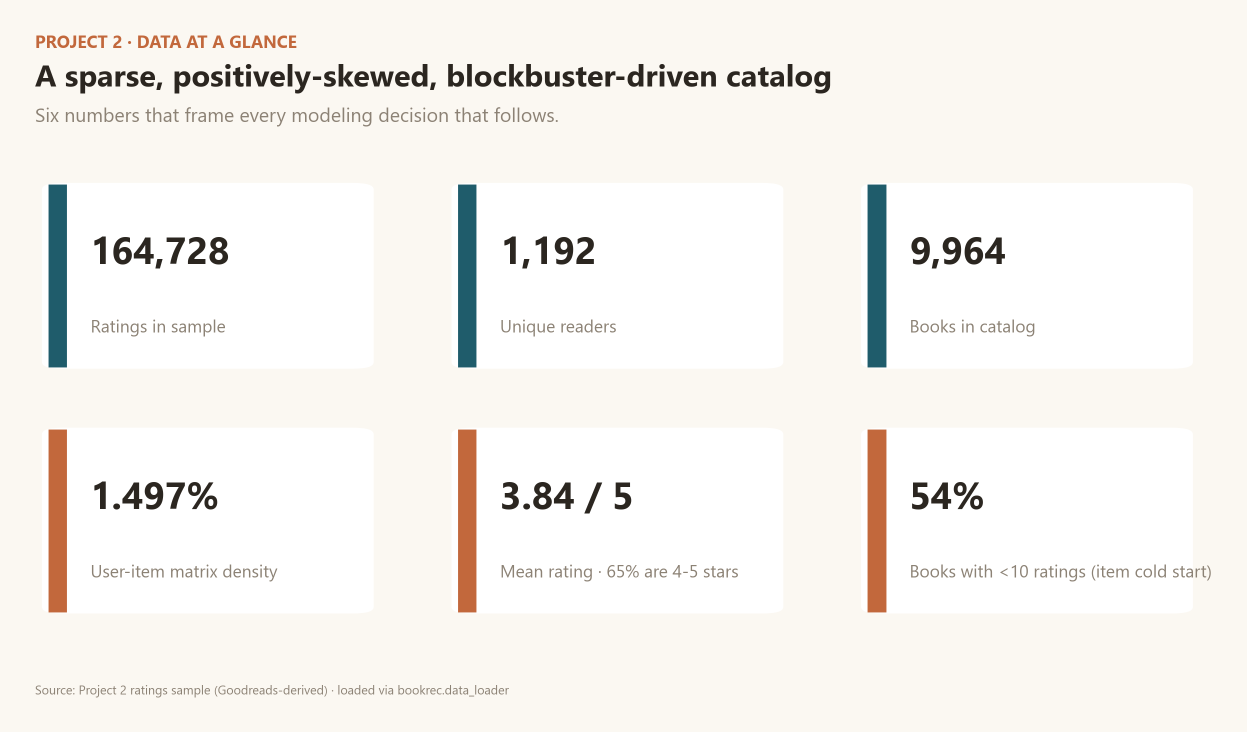
#> input picture archive/deliverable images/exec_01_kpi_scorecard.png, 2493 x 1464 px (shown at 1/2 size)
$ python make_deck_pdf.py
#> lines starting #> are read from the running program, lines starting #| are printed output that depends on the picture
#!/usr/bin/env python3
"""
Render the BookRec Project 2 deck to a PDF — the same MBB-consulting design built
in Figma (navy + single blue accent, action titles, exhibit cards, source/page
footers), embedding the EDA figures from `deliverable images/`.

Output: BookRec_Project2_Deck.pdf  (10 slides, 1920x1080, account-independent)
Run:    C:/Python314/python.exe make_deck_pdf.py
"""
import os
from PIL import Image, ImageDraw, ImageFont

ROOT = os.path.dirname(os.path.abspath(__file__))
IMG = os.path.join(ROOT, "deliverable images")
# Fixed canvas and font paths keep the PDF layout deterministic across machines
# where the Windows Segoe UI fonts are available.
W, H = 1920, 1080
FD = "C:/Windows/Fonts/"

# --- palette (RGB) ---
NAVY=(16,42,67); ACCENT=(47,107,255); ACCENT_LT=(107,158,255); INK=(26,39,51)
MUTED=(92,107,122); HAIR=(212,218,224); WHITE=(255,255,255); SURFACE=(244,247,250)
SOFT=(219,229,242); MUTED_D=(150,168,186)
MOTIF=(20,50,91); RING=(32,75,161)  # precomputed blends over navy

def F(kind, size):
    # Small local font factory: all drawing functions ask for logical styles
    # ("bold", "reg", etc.) instead of repeating font filenames.
    f = {"bold":"segoeuib.ttf","reg":"segoeui.ttf","light":"segoeuil.ttf",
         "sl":"segoeuisl.ttf"}[kind]
    return ImageFont.truetype(FD+f, size)

def tracked(d, x, y, text, font, fill, tr=2):
    """Draw letter-spaced text (for MBB eyebrows)."""
    cx = x
    for ch in text:
        d.text((cx, y), ch, font=font, fill=fill)
        cx += d.textlength(ch, font=font) + tr
    return cx

def wrap_lines(d, text, font, maxw):
    # Pillow does not wrap text for us, so measure candidate lines and break
    # before they exceed the slide's content width.
    words, lines, cur = text.split(" "), [], ""
    for w in words:
        t = (cur+" "+w).strip()
        if d.textlength(t, font=font) <= maxw:
            cur = t
        else:
            if cur: lines.append(cur)
            cur = w
    if cur: lines.append(cur)
    return lines

def block(d, x, y, text, font, fill, maxw, leading):
    for i, ln in enumerate(wrap_lines(d, text, font, maxw)):
        d.text((x, y+i*leading), ln, font=font, fill=fill)
    return y + len(wrap_lines(d, text, font, maxw))*leading

def chrome(d, eyebrow, title, page, src):
    d.rectangle([110,72,136,98], fill=NAVY)
    tracked(d, 150, 74, eyebrow, F("bold",22), ACCENT, 2)
    block(d, 110, 112, title, F("bold",40), NAVY, 1700, 50)
    d.rectangle([110,210,230,215], fill=ACCENT)
    d.rectangle([110,1012,1810,1013], fill=HAIR)
    d.text((110,1026), src, font=F("reg",18), fill=MUTED)
    d.text((1810,1026), "BookRec · Project 2     "+page, font=F("bold",18),
           fill=MUTED, anchor="ra")

def new_slide(bg=WHITE):
    im = Image.new("RGB", (W,H), bg)
    return im, ImageDraw.Draw(im)

slides = []

# ---------- 1. TITLE ----------
im, d = new_slide(NAVY)
#> in new_slide, `im = Image.new("RGB", (W,H), bg)`:
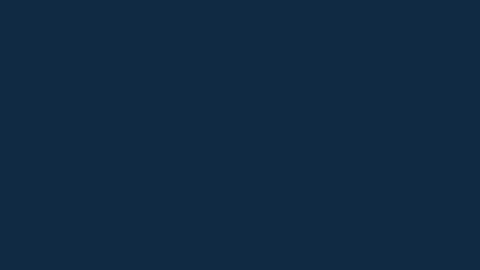
#> im: PIL image 1920x1080 RGB (shown at 1/4 size); mean R, G, B 16, 42, 67
d.ellipse([1290,560,1290+920,560+920], fill=MOTIF)
d.ellipse([1150,360,1150+360,360+360], outline=RING, width=2)
d.rectangle([160,300,190,330], fill=ACCENT)
tracked(d, 206, 302, "OPAN 6604   ·   PROJECT 2", F("bold",24), ACCENT_LT, 2)
d.text((154,344), "BookRec", font=F("bold",150), fill=WHITE)
d.text((164,548), "A Goodreads Book Recommender", font=F("light",52), fill=SOFT)
d.rectangle([164,636,304,642], fill=ACCENT)
block(d, 164, 676,
      "Exploratory data analysis  →  collaborative filtering vs. a popularity "
      "baseline  →  an LLM re-ranking layer that personalizes the Top-N.",
      F("reg",30), MUTED_D, 1160, 44)
d.rectangle([164,936,1304,937], fill=(70,90,115))
d.text((164,958), "Larry   ·   Erika   ·   Gloria", font=F("bold",27), fill=WHITE)
d.text((164,1000), "June 2026", font=F("reg",27), fill=MUTED_D)
slides.append(im)

# ---------- 2. EXECUTIVE SUMMARY ----------
im, d = new_slide()
chrome(d, "EXECUTIVE SUMMARY",
       "A sparse, blockbuster-driven, positively-skewed catalog makes a strong "
       "baseline hard to beat — so we pair collaborative filtering with an AI "
       "re-ranking layer.", "02",
       "Source: Project 2 ratings sample (Goodreads-derived) · 164,728 ratings · "
       "loaded via bookrec.data_loader")
def exec_card(x, y, w, h, num, stat, label, desc):
    d.rounded_rectangle([x,y,x+w,y+h], radius=12, fill=SURFACE, outline=HAIR, width=1)
    d.rounded_rectangle([x+34,y+34,x+88,y+88], radius=10, fill=ACCENT)
    d.text((x+61,y+59), num, font=F("bold",26), fill=WHITE, anchor="mm")
    d.text((x+108,y+30), stat, font=F("bold",44), fill=NAVY)
    d.text((x+110,y+90), label, font=F("bold",21), fill=ACCENT)
    block(d, x+34, y+130, desc, F("reg",21), MUTED, w-68, 29)
X,Wd,GX,Y,Hd,GY = 110,830,40,300,232,28
exec_card(X,Y,Wd,Hd,"1","98.5%","matrix sparsity","1,192 readers × 9,229 books — collaborative filtering must work from very little overlap.")
exec_card(X+Wd+GX,Y,Wd,Hd,"2","6%","top 1% of books","A blockbuster long tail (Gini 0.60). We report catalog coverage, not just accuracy.")
exec_card(X,Y+Hd+GY,Wd,Hd,"3","65%","ratings are 4–5 stars","Mean 3.84/5. RMSE rewards predicting “high,” so a popularity baseline is a serious benchmark.")
exec_card(X+Wd+GX,Y+Hd+GY,Wd,Hd,"4","735","books never rated","Plus 54% with <10 ratings. Cold-start is an item problem; user cold-start is ~0 by construction.")
by = Y+2*Hd+2*GY+10
d.rounded_rectangle([X,by,X+1700,by+134], radius=12, fill=NAVY)
d.rectangle([X,by+12,X+6,by+122], fill=ACCENT)
tracked(d, X+40, by+28, "RECOMMENDED APPROACH", F("bold",20), ACCENT_LT, 2)
block(d, X+40, by+62,
      "UBCF generates candidates · a popularity/bias baseline is the guardrail & "
      "cold-start fallback · an LLM layer adds explainable personalization — "
      "graduate from offline P/R@K to A/B-tested online lift.",
      F("bold",23), WHITE, 1620, 30)
slides.append(im)

# ---------- 3–7. EXHIBITS ----------
EXHIBITS = [
    ("exec_01_kpi_scorecard.png","EXHIBIT 1 · EXPLORATORY DATA ANALYSIS",
     "The dataset is small, dense-by-construction, and highly concentrated.","03"),
    ("exec_02_long_tail.png","EXHIBIT 2 · THE DISCOVERY PROBLEM",
     "A few blockbusters dominate — the top 1% of books capture 6% of all ratings.","04"),
    ("exec_03_rating_skew.png","EXHIBIT 3 · FEEDBACK IS NOT NEUTRAL",
     "65% of ratings are 4–5★, so a popularity baseline is genuinely hard to beat.","05"),
    ("exec_04_cold_start.png","EXHIBIT 4 · COLD-START RISK",
     "The cold-start risk sits on the books, not the readers.","06"),
    ("model_comparison.png","EXHIBIT 5 · MODEL EVALUATION",
     "UBCF wins the Top-N ranking metrics; the baseline wins RMSE — so we optimize for ranking.","07"),
]
EX_SRC = "Source: bookrec/reports · run_eda.py (figures) · held-out evaluation, notebooks (model bake-off)"
for fn, eye, title, page in EXHIBITS:
    # Exhibit slides all share the same chrome and only swap the rendered chart.
    im, d = new_slide()
    chrome(d, eye, title, page, EX_SRC)
    cx,cy,cw,ch = 291,244,1337,752
    d.rounded_rectangle([cx,cy,cx+cw,cy+ch], radius=8, fill=SURFACE, outline=HAIR, width=1)
    chart = Image.open(os.path.join(IMG, fn)).convert("RGB").resize((cw-4,ch-4), Image.LANCZOS)
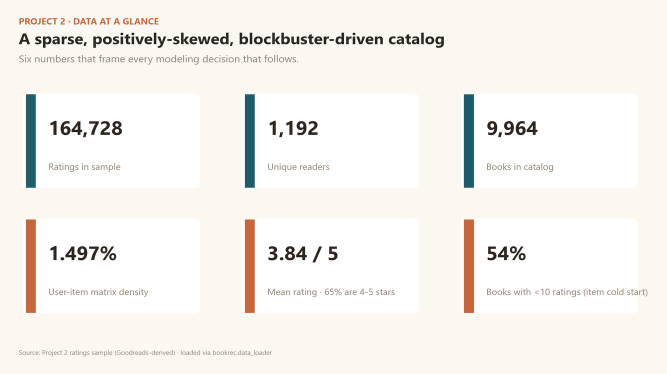
#> chart: PIL image 1333x748 RGB (shown at 1/2 size); mean R, G, B 245.2, 242.8, 238.7
    im.paste(chart, (cx+2, cy+2))
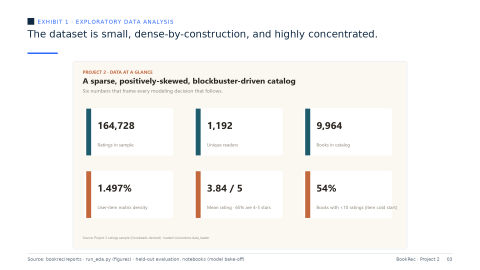
#> im: PIL image 1920x1080 RGB (shown at 1/4 size); mean R, G, B 248.1, 247.3, 245.8
    slides.append(im)
#> pass 2 of the loop `for fn, eye, title, page in EXHIBITS:`:
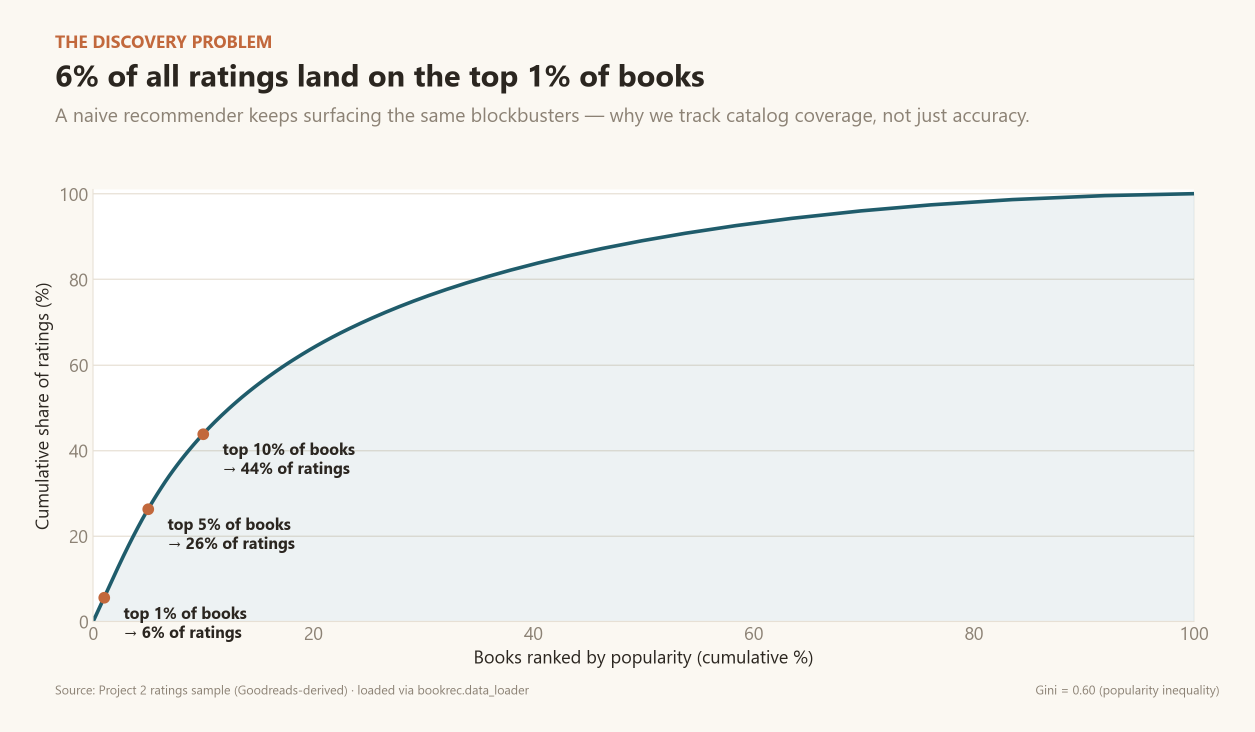
#> input picture archive/deliverable images/exec_02_long_tail.png, 2509 x 1464 px (shown at 1/2 size)
#> `im.paste(chart, (cx+2, cy+2))`:
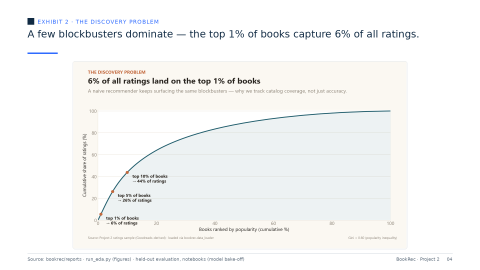
#> im: PIL image 1920x1080 RGB (shown at 1/4 size); mean R, G, B 246.1, 246.7, 245.9
#> pass 3 of the loop `for fn, eye, title, page in EXHIBITS:`:
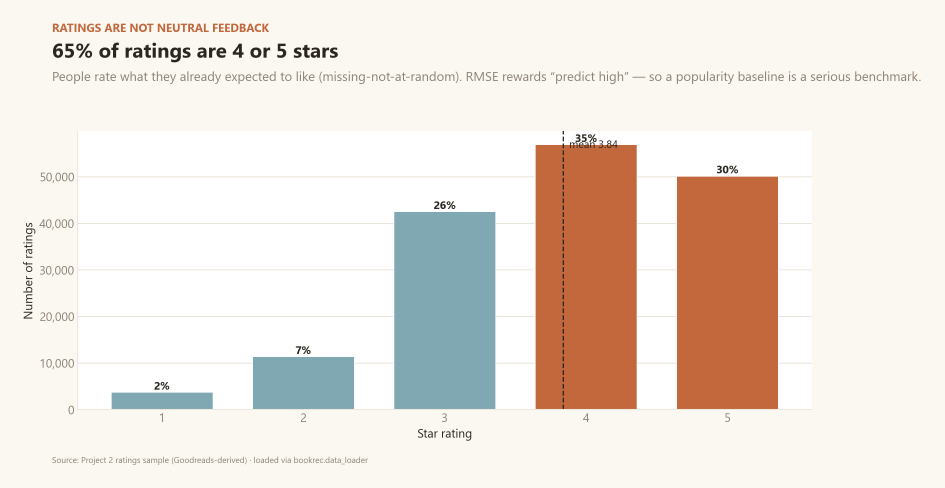
#> input picture archive/deliverable images/exec_03_rating_skew.png, 2834 x 1464 px (shown at 1/3 size)
#> `chart = Image.open(os.path.join(IMG, fn)).convert("RGB").resize((cw-4,..`:
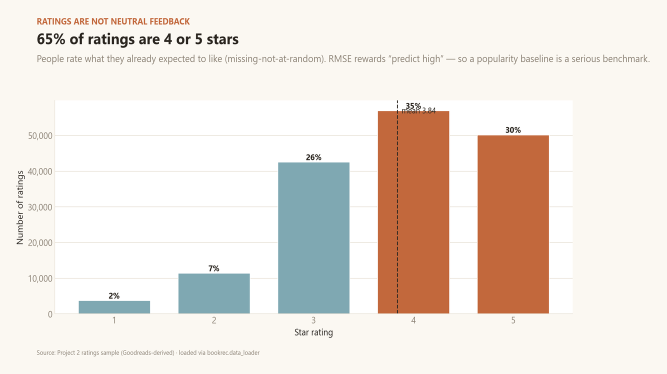
#> chart: PIL image 1333x748 RGB (shown at 1/2 size); mean R, G, B 236.6, 227.3, 219.6
#> `im.paste(chart, (cx+2, cy+2))`:
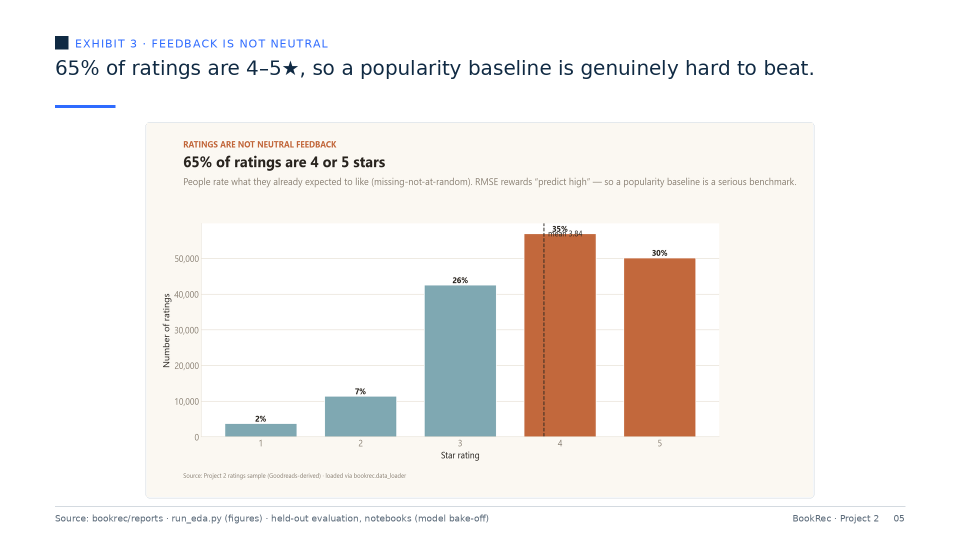
#> im: PIL image 1920x1080 RGB (shown at 1/2 size); mean R, G, B 243.9, 239.8, 236.5
#> the loop made 5 passes; the first 3 are shown

# ---------- 8. AI RE-RANKING DAG ----------
im, d = new_slide()
chrome(d, "AI PERSONALIZATION LAYER (WEEK 4)",
       "An LLM re-ranks — never invents — the CF Top-N, grounded and explained.",
       "08", "Source: bookrec/src/rag_pipeline.py · docs/DAG_CHATBOT.md")
tracked(d, 110, 284, "FROM THE CF TOP-N (UBCF)", F("bold",19), ACCENT, 1)
stages = [("1","Understand intent","Extract mood, genre, pace & themes from the whole conversation."),
          ("2","Clarify if vague","Ask one question when the request is too thin to rank well."),
          ("3","Score candidates","Rate each CF candidate 0–1 for fit; flag avoid-terms."),
          ("4","Re-rank & explain","Order the best picks, each with a one-line reason.")]
y,hh,w = 336,232,395; xs=[110,545,980,1415]
for i,(n,nm,desc) in enumerate(stages):
    x=xs[i]
    d.rounded_rectangle([x,y,x+w,y+hh], radius=14, fill=SURFACE, outline=HAIR, width=1)
    d.rounded_rectangle([x+28,y+28,x+74,y+74], radius=10, fill=ACCENT)
    d.text((x+51,y+51), n, font=F("bold",24), fill=WHITE, anchor="mm")
    d.text((x+86,y+34), nm, font=F("bold",24), fill=NAVY)
    block(d, x+28, y+100, desc, F("reg",19), MUTED, w-56, 26)
    if i<3: d.text((x+w+8,y+86), "→", font=F("bold",40), fill=ACCENT)
tracked(d, 110, 600, "… TO A PERSONALIZED, EXPLAINED TOP-N SHOWN IN CHAT", F("bold",19), MUTED, 1)
tracked(d, 110, 668, "DESIGN PRINCIPLES", F("bold",19), ACCENT, 2)
prins=[("Structured output","Gemini response_schema → typed JSON, no parsing"),
       ("Grounded","tied to books the reader already rated highly"),
       ("No hallucination","re-ranks the candidate set; never invents books"),
       ("Resilient","heuristic fallback + in-process response caching")]
py,pw,ph=712,402,150; pxs=[110,542,974,1406]
for i,(t,s) in enumerate(prins):
    x=pxs[i]
    d.rounded_rectangle([x,py,x+pw,py+ph], radius=12, fill=WHITE, outline=HAIR, width=1)
    d.rectangle([x,py+8,x+6,py+ph-8], fill=ACCENT)
    d.text((x+28,py+26), t, font=F("bold",23), fill=NAVY)
    block(d, x+28, py+66, s, F("reg",18), MUTED, pw-50, 24)
d.rounded_rectangle([110,892,1810,978], radius=12, fill=NAVY)
tracked(d, 150, 912, "MODEL & SAFETY", F("bold",19), ACCENT_LT, 1)
block(d, 150, 944, "Google Gemini 2.5-flash-lite · API key read from the environment, "
      "never committed · falls back to a transparent heuristic when no key is set.",
      F("bold",21), WHITE, 1620, 26)
slides.append(im)

# ---------- 9. BUSINESS ----------
im, d = new_slide()
chrome(d, "BUSINESS DISCUSSION",
       "Collaborative filtering drives discovery; the LLM layer adds explainable "
       "personalization.", "09",
       "Source: bookrec/app.py (Business applications) · project write-up")
def biz_col(x, title, apps, chals):
    w,y,h = 830,290,520
    d.rounded_rectangle([x,y,x+w,y+h], radius=14, fill=SURFACE, outline=HAIR, width=1)
    d.rounded_rectangle([x,y,x+w,y+72], radius=14, fill=NAVY)
    d.rectangle([x,y+36,x+w,y+72], fill=NAVY)
    d.text((x+30,y+20), title, font=F("bold",26), fill=WHITE)
    yy=y+100
    tracked(d, x+30, yy, "APPLICATIONS", F("bold",18), ACCENT, 1); yy+=34
    for a in apps:
        d.rectangle([x+30,yy+9,x+39,yy+18], fill=ACCENT)
        ny=block(d, x+52, yy, a, F("reg",20), MUTED, w-90, 28); yy=ny+14
    yy+=6
    tracked(d, x+30, yy, "CHALLENGES", F("bold",18), ACCENT, 1); yy+=34
    for a in chals:
        d.rectangle([x+30,yy+9,x+39,yy+18], fill=ACCENT)
        ny=block(d, x+52, yy, a, F("reg",20), MUTED, w-90, 28); yy=ny+14
biz_col(110,"Collaborative filtering (UBCF / IBCF)",
        ["“Readers like you also enjoyed…” discovery, cross-sell & retention",
         "Cheap to serve once trained; needs only behavior, no metadata"],
        ["Cold-start for new users/books; data sparsity; popularity bias",
         "Offline metrics (RMSE, P/R@K) don’t guarantee online lift"])
#> the loop in biz_col, `for a in apps:` made 2 passes
#> (ny, yy) on passes 1 to 2: (452, 466), (494, 508)
#> in biz_col, `yy+=6`: yy = 514
#> in biz_col, `yy += 34`: yy = 548
#> the loop in biz_col, `for a in chals:` made 2 passes
#> (ny, yy) on passes 1 to 2: (576, 590), (618, 632)
biz_col(980,"LLM re-ranking layer",
        ["Mood- & intent-aware personalization with a reason per pick",
         "Conversational discovery and merchandising; builds user trust"],
        ["API cost & latency at scale; rate limits",
         "Grounding & safety — must re-rank real candidates, never invent"])
#> the loop in biz_col (call 2), `for a in apps:` made 2 passes
#> the loop in biz_col (call 2), `for a in chals:` made 2 passes
by=852
d.rounded_rectangle([110,by,1810,by+118], radius=12, fill=NAVY)
d.rectangle([110,by+12,116,by+106], fill=ACCENT)
tracked(d, 150, by+24, "RECOMMENDED APPROACH", F("bold",19), ACCENT_LT, 2)
block(d, 150, by+56, "UBCF candidates + a popularity/bias baseline as guardrail + "
      "the LLM re-ranker for explainable personalization; cache LLM calls to "
      "control cost; graduate from offline P/R@K to A/B-tested online lift.",
      F("bold",23), WHITE, 1620, 28)
slides.append(im)

# ---------- 10. APPENDIX DIVIDER ----------
im, d = new_slide(NAVY)
d.ellipse([1330,560,1330+900,560+900], fill=MOTIF)
d.ellipse([1180,330,1180+320,330+320], outline=RING, width=2)
d.rectangle([160,420,190,450], fill=ACCENT)
tracked(d, 206, 422, "FOR REFERENCE", F("bold",24), ACCENT_LT, 2)
d.text((154,458), "Technical Appendix", font=F("bold",96), fill=WHITE)
d.rectangle([164,612,304,618], fill=ACCENT)
block(d, 164, 652, "Nine detailed exploratory exhibits (A1–A9): matrix sparsity, "
      "concentration & Gini, Zipf fit, bias decomposition, Bayesian shrinkage, "
      "engagement, vintage, metadata completeness, and the data-quality audit.",
      F("reg",30), SOFT, 1160, 42)
slides.append(im)

# ---------- save PDF ----------
out = os.path.join(ROOT, "BookRec_Project2_Deck.pdf")
slides[0].save(out, "PDF", save_all=True, append_images=slides[1:], resolution=96.0)
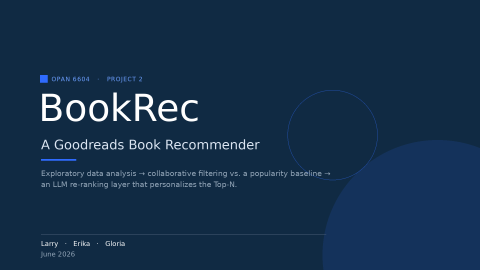
#> saved as BookRec_Project2_Deck.pdf: PIL image 1920x1080 RGB (shown at 1/4 size); mean R, G, B 21.2, 47.3, 74.3
print("saved", out, "—", len(slides), "slides")
